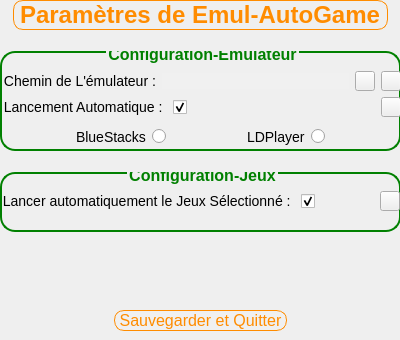
<?xml version="1.0" encoding="UTF-8"?>
<ui version="4.0">
 <class>CParam</class>
 <widget class="QWidget" name="CParam">
  <property name="geometry">
   <rect>
    <x>0</x>
    <y>0</y>
    <width>400</width>
    <height>340</height>
   </rect>
  </property>
  <property name="windowTitle">
   <string>Form</string>
  </property>
  <property name="styleSheet">
   <string notr="true">#verticalLayout {
    border: 2px solid darkorange;
    background-color: #1e1e1e;
}
</string>
  </property>
  <widget class="QWidget" name="verticalLayoutWidget">
   <property name="geometry">
    <rect>
     <x>0</x>
     <y>0</y>
     <width>401</width>
     <height>341</height>
    </rect>
   </property>
   <layout class="QVBoxLayout" name="verticalLayout" stretch="0,0,1,0,1,1,0,0">
    <item>
     <layout class="QHBoxLayout" name="horizontalLayout">
      <item>
       <spacer name="horizontalSpacer_2">
        <property name="orientation">
         <enum>Qt::Orientation::Horizontal</enum>
        </property>
        <property name="sizeHint" stdset="0">
         <size>
          <width>40</width>
          <height>20</height>
         </size>
        </property>
       </spacer>
      </item>
      <item>
       <widget class="QLabel" name="label">
        <property name="styleSheet">
         <string notr="true">    font-size: 24px;
    font-weight: bold;
    color: darkorange;
	 border: 1px solid darkorange;
    border-radius: 10px;  /* Bord arrondi si nécessaire */</string>
        </property>
        <property name="text">
         <string>Paramètres de Emul-AutoGame</string>
        </property>
       </widget>
      </item>
      <item>
       <spacer name="horizontalSpacer">
        <property name="orientation">
         <enum>Qt::Orientation::Horizontal</enum>
        </property>
        <property name="sizeHint" stdset="0">
         <size>
          <width>40</width>
          <height>20</height>
         </size>
        </property>
       </spacer>
      </item>
     </layout>
    </item>
    <item>
     <spacer name="verticalSpacer_2">
      <property name="orientation">
       <enum>Qt::Orientation::Vertical</enum>
      </property>
      <property name="sizeHint" stdset="0">
       <size>
        <width>20</width>
        <height>15</height>
       </size>
      </property>
     </spacer>
    </item>
    <item>
     <layout class="QHBoxLayout" name="horizontalLayout_2">
      <item>
       <widget class="QGroupBox" name="groupBox">
        <property name="minimumSize">
         <size>
          <width>0</width>
          <height>100</height>
         </size>
        </property>
        <property name="maximumSize">
         <size>
          <width>16777215</width>
          <height>100</height>
         </size>
        </property>
        <property name="font">
         <font>
          <pointsize>-1</pointsize>
          <bold>true</bold>
         </font>
        </property>
        <property name="styleSheet">
         <string notr="true">QGroupBox {
    font-size: 16px;          /* Taille de la police */
    color: green;            /* Couleur du texte */
    border: 2px solid green; /* Cadre blanc de 2px */
    background-color: transparent; /* Fond transparent */
    border-radius: 15px;      /* Optionnel : coins arrondis */
}

QGroupBox::title {
    subcontrol-origin: margin;    /* Position du titre */
    subcontrol-position: top center; /* Centré en haut */
    margin-top: -12px;          /* Espacement autour du texte */
    color: green;               /* Couleur du texte du titre */
    font-weight: bold;          /* Gras pour le titre */
}</string>
        </property>
        <property name="title">
         <string>Configuration-Emulateur</string>
        </property>
        <property name="alignment">
         <set>Qt::AlignmentFlag::AlignCenter</set>
        </property>
        <widget class="QWidget" name="gridLayoutWidget">
         <property name="geometry">
          <rect>
           <x>0</x>
           <y>20</y>
           <width>401</width>
           <height>53</height>
          </rect>
         </property>
         <layout class="QGridLayout" name="gridLayout" rowstretch="1,0,0" columnstretch="0,0,0">
          <item row="1" column="2">
           <widget class="QPushButton" name="btn_help_2">
            <property name="maximumSize">
             <size>
              <width>20</width>
              <height>20</height>
             </size>
            </property>
            <property name="cursor">
             <cursorShape>PointingHandCursor</cursorShape>
            </property>
            <property name="text">
             <string/>
            </property>
            <property name="icon">
             <iconset theme="QIcon::ThemeIcon::HelpFaq"/>
            </property>
           </widget>
          </item>
          <item row="2" column="0">
           <spacer name="verticalSpacer_5">
            <property name="orientation">
             <enum>Qt::Orientation::Vertical</enum>
            </property>
            <property name="sizeHint" stdset="0">
             <size>
              <width>20</width>
              <height>40</height>
             </size>
            </property>
           </spacer>
          </item>
          <item row="1" column="0">
           <layout class="QHBoxLayout" name="horizontalLayout_4">
            <item>
             <widget class="QLabel" name="label_3">
              <property name="styleSheet">
               <string notr="true">font-size: 14px;</string>
              </property>
              <property name="text">
               <string> Lancement Automatique : </string>
              </property>
             </widget>
            </item>
            <item>
             <widget class="QCheckBox" name="cB_AutoExe">
              <property name="sizePolicy">
               <sizepolicy hsizetype="Fixed" vsizetype="Fixed">
                <horstretch>24</horstretch>
                <verstretch>24</verstretch>
               </sizepolicy>
              </property>
              <property name="maximumSize">
               <size>
                <width>24</width>
                <height>24</height>
               </size>
              </property>
              <property name="sizeIncrement">
               <size>
                <width>0</width>
                <height>0</height>
               </size>
              </property>
              <property name="baseSize">
               <size>
                <width>0</width>
                <height>0</height>
               </size>
              </property>
              <property name="cursor">
               <cursorShape>PointingHandCursor</cursorShape>
              </property>
              <property name="styleSheet">
               <string notr="true">font-size: 14px;</string>
              </property>
              <property name="text">
               <string/>
              </property>
              <property name="iconSize">
               <size>
                <width>0</width>
                <height>0</height>
               </size>
              </property>
              <property name="checked">
               <bool>true</bool>
              </property>
             </widget>
            </item>
            <item>
             <spacer name="horizontalSpacer_4">
              <property name="orientation">
               <enum>Qt::Orientation::Horizontal</enum>
              </property>
              <property name="sizeHint" stdset="0">
               <size>
                <width>40</width>
                <height>20</height>
               </size>
              </property>
             </spacer>
            </item>
           </layout>
          </item>
          <item row="0" column="0">
           <layout class="QHBoxLayout" name="horizontalLayout_3">
            <item>
             <widget class="QLabel" name="label_2">
              <property name="styleSheet">
               <string notr="true">font-size: 14px;
border: 0px;</string>
              </property>
              <property name="text">
               <string> Chemin de L'émulateur :</string>
              </property>
              <property name="scaledContents">
               <bool>true</bool>
              </property>
              <property name="alignment">
               <set>Qt::AlignmentFlag::AlignCenter</set>
              </property>
              <property name="wordWrap">
               <bool>false</bool>
              </property>
             </widget>
            </item>
            <item>
             <widget class="QLineEdit" name="lineEdit_AppRoad">
              <property name="styleSheet">
               <string notr="true">font-size: 12px;
background-color: rgba(240,240,240, 0.1);
color: white;
border: 0.3px solid #F5F5F5;
border-radius:10px</string>
              </property>
             </widget>
            </item>
           </layout>
          </item>
          <item row="0" column="1">
           <widget class="QPushButton" name="btn_OpenFile">
            <property name="maximumSize">
             <size>
              <width>20</width>
              <height>20</height>
             </size>
            </property>
            <property name="cursor">
             <cursorShape>PointingHandCursor</cursorShape>
            </property>
            <property name="text">
             <string/>
            </property>
            <property name="icon">
             <iconset theme="QIcon::ThemeIcon::FolderOpen"/>
            </property>
            <property name="checkable">
             <bool>false</bool>
            </property>
           </widget>
          </item>
          <item row="0" column="2">
           <widget class="QPushButton" name="btn_help_1">
            <property name="maximumSize">
             <size>
              <width>20</width>
              <height>20</height>
             </size>
            </property>
            <property name="cursor">
             <cursorShape>PointingHandCursor</cursorShape>
            </property>
            <property name="text">
             <string/>
            </property>
            <property name="icon">
             <iconset theme="QIcon::ThemeIcon::HelpFaq"/>
            </property>
           </widget>
          </item>
         </layout>
        </widget>
        <widget class="QWidget" name="horizontalLayoutWidget">
         <property name="geometry">
          <rect>
           <x>0</x>
           <y>70</y>
           <width>401</width>
           <height>31</height>
          </rect>
         </property>
         <layout class="QHBoxLayout" name="horizontalLayout_8">
          <item>
           <spacer name="horizontalSpacer_8">
            <property name="orientation">
             <enum>Qt::Orientation::Horizontal</enum>
            </property>
            <property name="sizeHint" stdset="0">
             <size>
              <width>40</width>
              <height>20</height>
             </size>
            </property>
           </spacer>
          </item>
          <item>
           <widget class="QLabel" name="label_5">
            <property name="styleSheet">
             <string notr="true">font-size: 14px;</string>
            </property>
            <property name="text">
             <string>BlueStacks</string>
            </property>
           </widget>
          </item>
          <item>
           <widget class="QRadioButton" name="rButton_1">
            <property name="text">
             <string/>
            </property>
           </widget>
          </item>
          <item>
           <spacer name="horizontalSpacer_7">
            <property name="orientation">
             <enum>Qt::Orientation::Horizontal</enum>
            </property>
            <property name="sizeHint" stdset="0">
             <size>
              <width>40</width>
              <height>20</height>
             </size>
            </property>
           </spacer>
          </item>
          <item>
           <widget class="QLabel" name="label_6">
            <property name="styleSheet">
             <string notr="true">font-size: 14px;</string>
            </property>
            <property name="text">
             <string>LDPlayer</string>
            </property>
           </widget>
          </item>
          <item>
           <widget class="QRadioButton" name="rButton_2">
            <property name="text">
             <string/>
            </property>
           </widget>
          </item>
          <item>
           <spacer name="horizontalSpacer_9">
            <property name="orientation">
             <enum>Qt::Orientation::Horizontal</enum>
            </property>
            <property name="sizeHint" stdset="0">
             <size>
              <width>40</width>
              <height>20</height>
             </size>
            </property>
           </spacer>
          </item>
         </layout>
        </widget>
       </widget>
      </item>
     </layout>
    </item>
    <item>
     <spacer name="verticalSpacer_6">
      <property name="orientation">
       <enum>Qt::Orientation::Vertical</enum>
      </property>
      <property name="sizeHint" stdset="0">
       <size>
        <width>20</width>
        <height>15</height>
       </size>
      </property>
     </spacer>
    </item>
    <item>
     <layout class="QHBoxLayout" name="horizontalLayout_6">
      <item>
       <widget class="QGroupBox" name="groupBox_2">
        <property name="minimumSize">
         <size>
          <width>0</width>
          <height>60</height>
         </size>
        </property>
        <property name="maximumSize">
         <size>
          <width>16777215</width>
          <height>60</height>
         </size>
        </property>
        <property name="font">
         <font>
          <pointsize>-1</pointsize>
          <bold>true</bold>
         </font>
        </property>
        <property name="styleSheet">
         <string notr="true">#groupBox_2 {
    font-size: 16px;          /* Taille de la police */
    color: green;            /* Couleur du texte */
    border: 2px solid green; /* Cadre blanc de 2px */
    background-color: transparent; /* Fond transparent */
    border-radius: 15px;      /* Optionnel : coins arrondis */
}

#groupBox_2::title {
    subcontrol-origin: margin;    /* Position du titre */
    subcontrol-position: top center; /* Centré en haut */
    margin-top: -12px;          /* Espacement autour du texte */
    color: green;               /* Couleur du texte du titre */
    font-weight: bold;          /* Gras pour le titre */
}</string>
        </property>
        <property name="title">
         <string>Configuration-Jeux</string>
        </property>
        <property name="alignment">
         <set>Qt::AlignmentFlag::AlignCenter</set>
        </property>
        <widget class="QWidget" name="gridLayoutWidget_2">
         <property name="geometry">
          <rect>
           <x>-1</x>
           <y>19</y>
           <width>401</width>
           <height>41</height>
          </rect>
         </property>
         <layout class="QGridLayout" name="gridLayout_2">
          <item row="0" column="1">
           <spacer name="verticalSpacer_7">
            <property name="orientation">
             <enum>Qt::Orientation::Vertical</enum>
            </property>
            <property name="sizeHint" stdset="0">
             <size>
              <width>20</width>
              <height>40</height>
             </size>
            </property>
           </spacer>
          </item>
          <item row="1" column="0">
           <spacer name="verticalSpacer_8">
            <property name="orientation">
             <enum>Qt::Orientation::Vertical</enum>
            </property>
            <property name="sizeHint" stdset="0">
             <size>
              <width>20</width>
              <height>40</height>
             </size>
            </property>
           </spacer>
          </item>
          <item row="0" column="0">
           <layout class="QHBoxLayout" name="horizontalLayout_7">
            <item>
             <widget class="QLabel" name="label_4">
              <property name="styleSheet">
               <string notr="true">font-size: 14px;</string>
              </property>
              <property name="text">
               <string> Lancer automatiquement le Jeux Sélectionné : </string>
              </property>
             </widget>
            </item>
            <item>
             <widget class="QCheckBox" name="cB_AutoExe_2">
              <property name="sizePolicy">
               <sizepolicy hsizetype="Fixed" vsizetype="Fixed">
                <horstretch>24</horstretch>
                <verstretch>24</verstretch>
               </sizepolicy>
              </property>
              <property name="maximumSize">
               <size>
                <width>24</width>
                <height>24</height>
               </size>
              </property>
              <property name="sizeIncrement">
               <size>
                <width>0</width>
                <height>0</height>
               </size>
              </property>
              <property name="baseSize">
               <size>
                <width>0</width>
                <height>0</height>
               </size>
              </property>
              <property name="cursor">
               <cursorShape>PointingHandCursor</cursorShape>
              </property>
              <property name="styleSheet">
               <string notr="true">font-size: 14px;</string>
              </property>
              <property name="text">
               <string/>
              </property>
              <property name="iconSize">
               <size>
                <width>0</width>
                <height>0</height>
               </size>
              </property>
              <property name="checked">
               <bool>true</bool>
              </property>
             </widget>
            </item>
            <item>
             <spacer name="horizontalSpacer_6">
              <property name="orientation">
               <enum>Qt::Orientation::Horizontal</enum>
              </property>
              <property name="sizeHint" stdset="0">
               <size>
                <width>40</width>
                <height>20</height>
               </size>
              </property>
             </spacer>
            </item>
           </layout>
          </item>
          <item row="0" column="2">
           <widget class="QPushButton" name="btn_help_3">
            <property name="maximumSize">
             <size>
              <width>20</width>
              <height>20</height>
             </size>
            </property>
            <property name="cursor">
             <cursorShape>PointingHandCursor</cursorShape>
            </property>
            <property name="text">
             <string/>
            </property>
            <property name="icon">
             <iconset theme="QIcon::ThemeIcon::HelpFaq"/>
            </property>
           </widget>
          </item>
         </layout>
        </widget>
       </widget>
      </item>
     </layout>
    </item>
    <item>
     <spacer name="verticalSpacer_3">
      <property name="orientation">
       <enum>Qt::Orientation::Vertical</enum>
      </property>
      <property name="sizeHint" stdset="0">
       <size>
        <width>20</width>
        <height>20</height>
       </size>
      </property>
     </spacer>
    </item>
    <item>
     <layout class="QHBoxLayout" name="horizontalLayout_5">
      <item>
       <spacer name="horizontalSpacer_3">
        <property name="orientation">
         <enum>Qt::Orientation::Horizontal</enum>
        </property>
        <property name="sizeHint" stdset="0">
         <size>
          <width>40</width>
          <height>20</height>
         </size>
        </property>
       </spacer>
      </item>
      <item>
       <widget class="QPushButton" name="btn_SaveQuit">
        <property name="cursor">
         <cursorShape>PointingHandCursor</cursorShape>
        </property>
        <property name="styleSheet">
         <string notr="true">#btn_SaveQuit {
color: darkorange;
font-size: 16px;
border : 1px solid darkorange;
background-color: rgba(240,240,240, 0.1);
border-radius: 10px;
}
#btn_SaveQuit:hover {
    color: darkorange; /* Changement de couleur du texte */
    background-color: rgba(240,240,240, 0.4);
    border-radius: 10px; /* Bords plus arrondis */
    border: 1px solid darkorange; /* Bordure inchangée */
}

/* Effet lorsque le bouton est pressé (clic) */
#btn_SaveQuit:pressed {
    color: darkorange; /* Texte en rouge */
    background-color: rgba(0, 128, 0, 0.7); /* Fond vert */
    border-radius: 10px; /* Bords encore plus arrondis */
    border: 1px solid darkorange;
}</string>
        </property>
        <property name="text">
         <string> Sauvegarder et Quitter </string>
        </property>
        <property name="checkable">
         <bool>true</bool>
        </property>
       </widget>
      </item>
      <item>
       <spacer name="horizontalSpacer_5">
        <property name="orientation">
         <enum>Qt::Orientation::Horizontal</enum>
        </property>
        <property name="sizeHint" stdset="0">
         <size>
          <width>40</width>
          <height>20</height>
         </size>
        </property>
       </spacer>
      </item>
     </layout>
    </item>
    <item>
     <spacer name="verticalSpacer">
      <property name="orientation">
       <enum>Qt::Orientation::Vertical</enum>
      </property>
      <property name="sizeHint" stdset="0">
       <size>
        <width>20</width>
        <height>10</height>
       </size>
      </property>
     </spacer>
    </item>
   </layout>
  </widget>
 </widget>
 <resources/>
 <connections/>
</ui>
